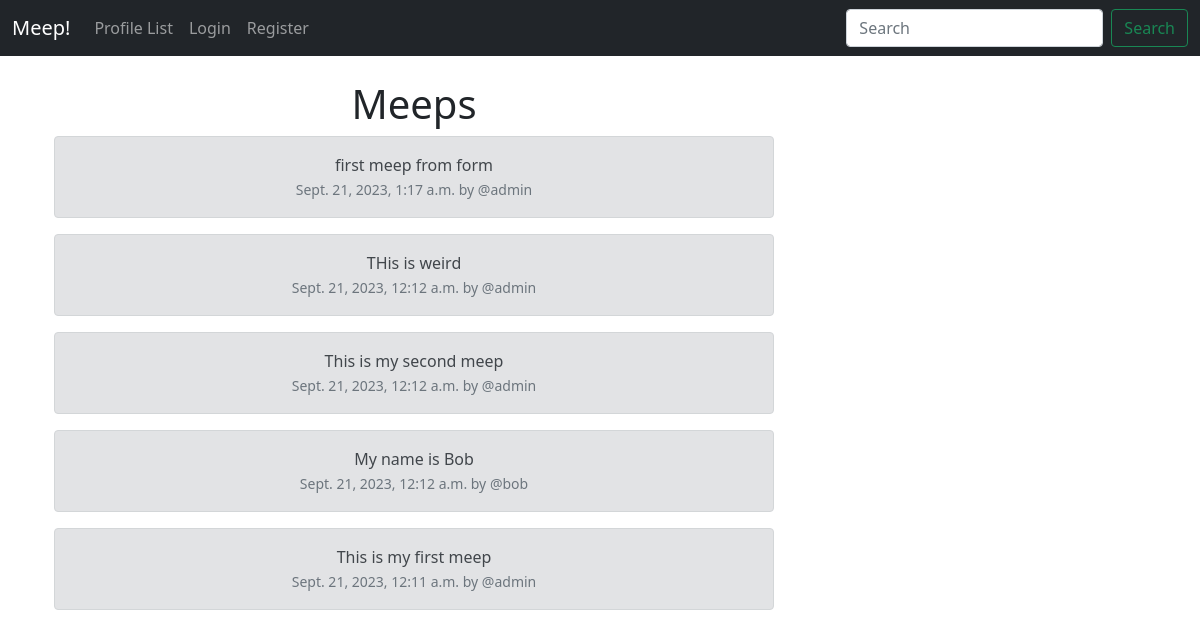
The app's page /, older data.
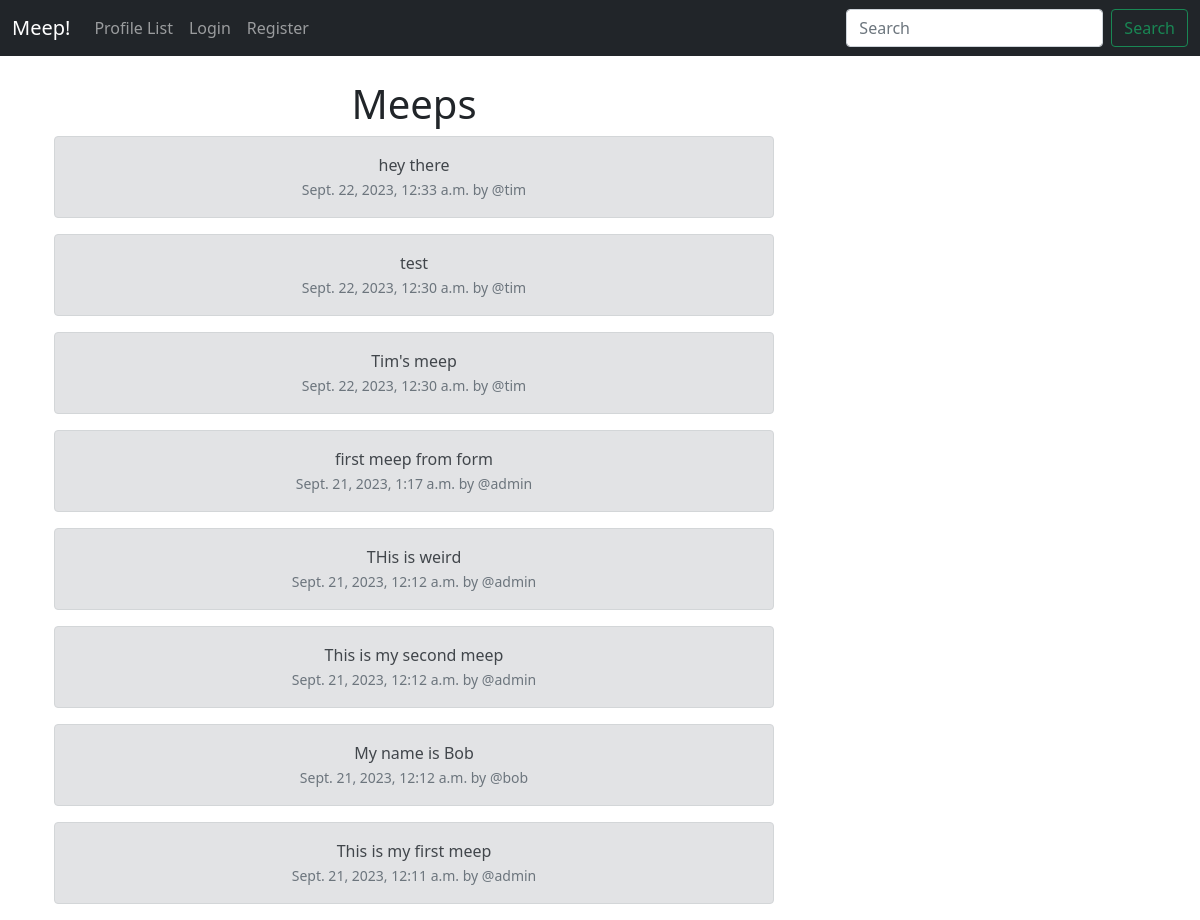
The same page, newer data.
### social/models.py (models this page shows, shortened)
class Meep(models.Model):
    user = models.ForeignKey(User, related_name="meeps", on_delete=models.DO_NOTHING)
    body = models.CharField(max_length=200)
    created_at = models.DateTimeField(auto_now_add=True)

### social/views.py (the view)
# urls.py: path("", views.home, name="home"),
def home(request):
    if request.user.is_authenticated:
        form = MeepForm(request.POST or None)
        if request.method == "POST":
            if form.is_valid():
                meep = form.save(commit=False)
                meep.user = request.user
                meep.save()
                messages.success(request, ("Meep posted"))
                return redirect("home")
        meeps = Meep.objects.all().order_by("-created_at")
        return render(request, "home.html", {"meeps": meeps, "form": form})
    else:
        meeps = Meep.objects.all().order_by("-created_at")
        return render(request, "home.html", {"meeps": meeps})

### social/templates/home.html (shortened to what this page needs)
{% extends 'base.html' %}
{% block content %}
<div class="container text-center">
    <div class="row">
        <div class="col-8">
            <h1>Meeps</h1>
            {% for meep in meeps %}
            <div class="alert alert-secondary" role="alert">
                {{ meep.body }} <br />
                <small class="text-muted">
                    {{ meep.created_at }} by @{{ meep.user.username }}
                </small>
            </div>
            {% endfor %}
        </div>
        <div class="col-4">
        </div>
    </div>
</div>
{% endblock %}

Row changes from the older to the newer data that the page shows:
added Meep: body "hey there", created_at "Sept. 22, 2023, 12:33 a.m.", user.username "tim"
added Meep: body "test", created_at "Sept. 22, 2023, 12:30 a.m.", user.username "tim"
added Meep: body "Tim's meep", created_at "Sept. 22, 2023, 12:30 a.m.", user.username "tim"
